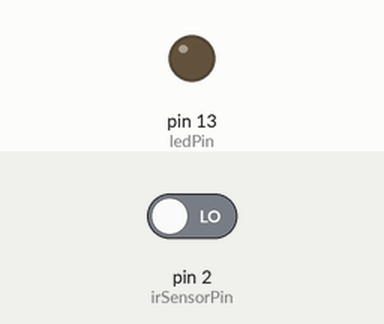
This sketch was run on a simulated Arduino Uno, built with avr-gcc and run on an emulated ATmega328P. On the bench: output pins drawn as LEDs (lit = HIGH). Dashed ring = blinking. The test bench sets the inputs (shaded band); at power-on: pin 2 (irSensorPin) LOW. What the sketch prints to the serial monitor is not drawn.

Above: at 1.2 s.
1.3 s: pin 2 (irSensorPin) driven HIGH
At 1.7 s:
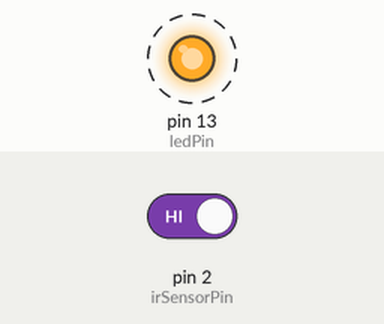
4.3 s: pin 2 (irSensorPin) driven LOW
At 4.8 s:
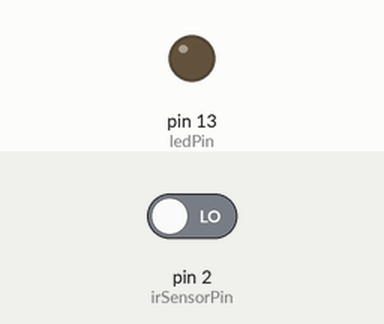
Timing chart, 0 to 7.3 s (numbered marks = the images above; inputs shaded):
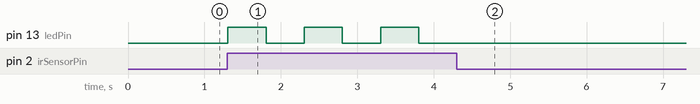

The sketch:

HRC-04.ino
```cpp
int ledPin = 13;  // LED connected to pin 13
int irSensorPin = 2;  // IR sensor output connected to pin 2
int sensorValue = 0;  // Variable to store the sensor's value

void setup() {
  pinMode(ledPin, OUTPUT);  // Set LED as output
  pinMode(irSensorPin, INPUT);  // Set IR sensor as input
  Serial.begin(9600);  // Start serial communication for debugging
}

void loop() {
  sensorValue = digitalRead(irSensorPin);  // Read IR sensor value
  Serial.println(sensorValue);  // Print the sensor value for debugging

  if (sensorValue == HIGH) {  // If the sensor detects an object
    digitalWrite(ledPin, HIGH);  // Turn the LED on
    delay(500);  // Keep it on for 500 ms
    digitalWrite(ledPin, LOW);  // Turn the LED off
    delay(500);  // Keep it off for 500 ms
  } else {
    digitalWrite(ledPin, LOW);  // If no object, LED remains off
  }
}
```

Measured:
- after the input at 1.3 s, pin 13 (ledPin): alternates HIGH for 0.50 s and LOW for 0.50 s, starting at once
- after the input at 4.3 s, pin 13 (ledPin): stops changing and stays LOW
